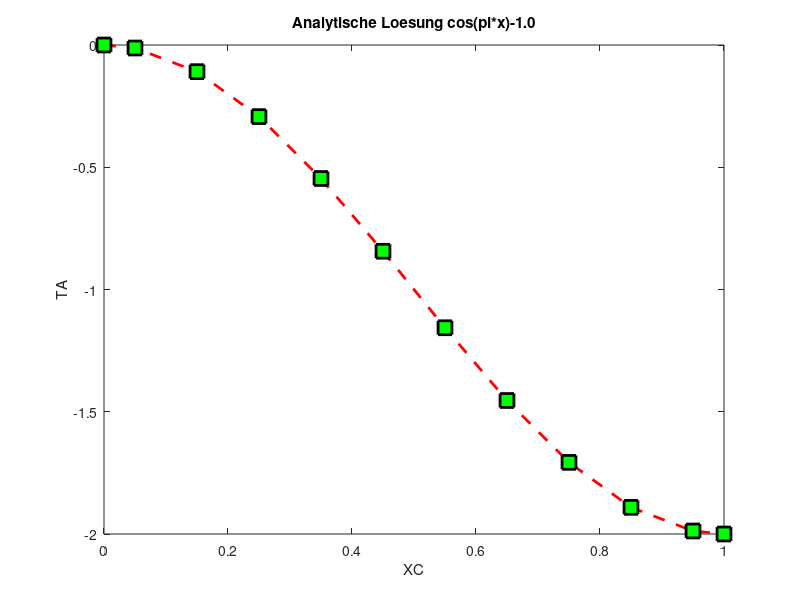
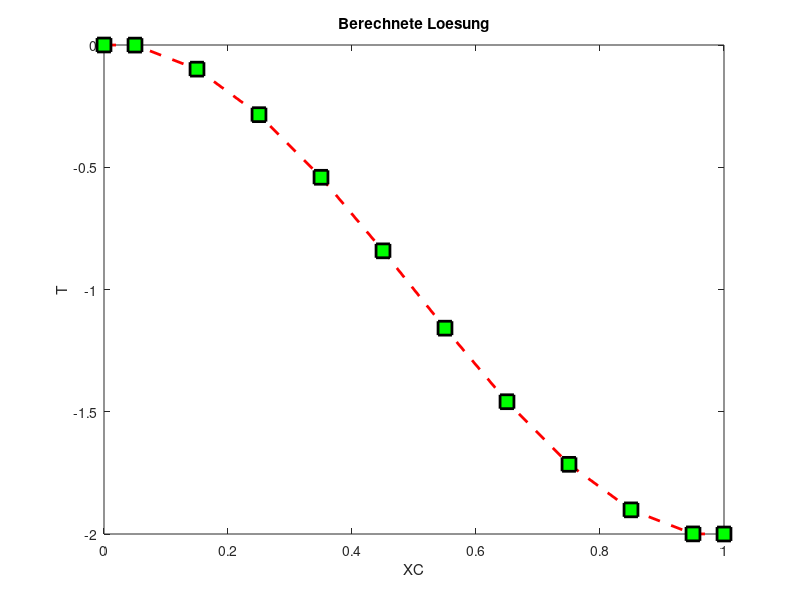
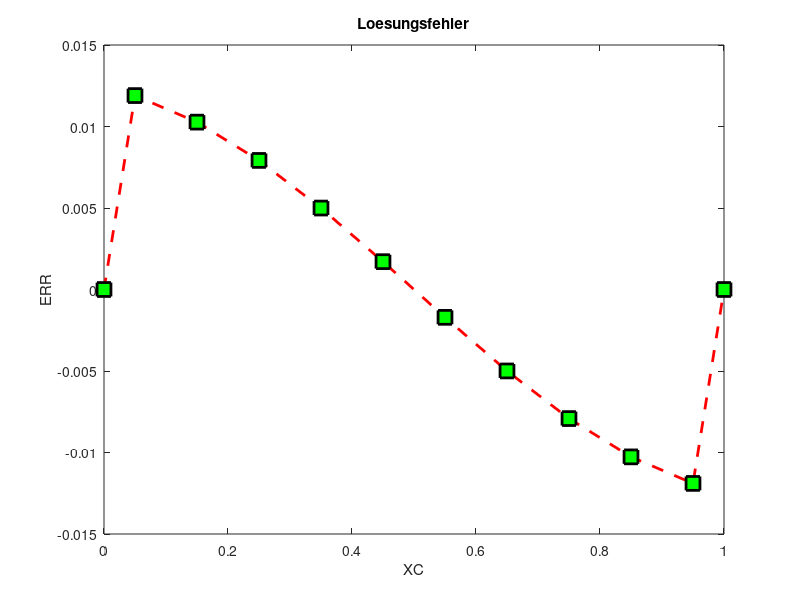
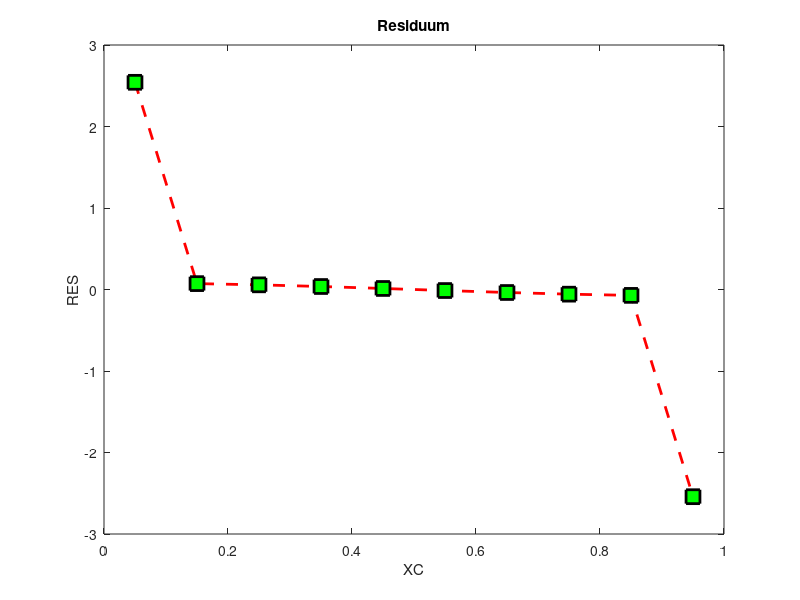

These figures' MATLAB source, in order:
clc
clear all
close all

SOL=@(x)cos(pi*x)-1.0;
DIF=1.0;
BV1=SOL(0);
BV2=SOL(1);
XMIN=0.0;
XMAX=1.0;
N=11;

X=zeros(1,N+1);     %Gittereckkoordinaten
XC=zeros(1,N+1);    %Gitterzentren
B=zeros(1,N+1);     %Rechte Seite
b=zeros(1,N-1);     %Rechte Seite
RES=zeros(1,N-1);   %Residuum
A=zeros(N-1,N-1);   %Systemmatrix
T=zeros(1,N+1);     %Lösungsvektor
TA=zeros(1,N+1);    %Analytische Lösung
TE=zeros(1,N+1);    %Lösungsfehler
AE=zeros(1,N+1);
AW=zeros(1,N+1);
AP=zeros(1,N+1);
TE=zeros(1,N-1);

% Gitter
% Gitterabstand
DX=(XMAX-XMIN)/(N-1);

% Gittereckkoordinaten
X(1)=XMIN;
for i=2:N
    X(i)=X(i-1)+DX;
end
X(N+1)=XMAX;

% Gitterzellzentren 
XC(1)=XMIN;
for i=2:N
    XC(i)=X(i-1)+DX/2;
end
XC(N+1)=XMAX;


%%%%%%%%%%%%%%%%%%%%%%%%%%%%%%%%%%%%%%%%%%%%%%%%%%%%%%%%%%%%%%%%%%%%%%%%%%%
%%% ANALYTISCHE LÖSUNG 
%%%%%%%%%%%%%%%%%%%%%%%%%%%%%%%%%%%%%%%%%%%%%%%%%%%%%%%%%%%%%%%%%%%%%%%%%%%

for i=1:N+1
    TA(i)=SOL(XC(i));
end
figure(1)
plot(XC,TA,'--rs','LineWidth',2,...
                'MarkerEdgeColor','k',...
                'MarkerFaceColor','g',...
                'MarkerSize',10)

xlabel('XC')
ylabel('TA')
title('Analytische Loesung cos(pi*x)-1.0')

%%%%%%%%%%%%%%%%%%%%%%%%%%%%%%%%%%%%%%%%%%%%%%%%%%%%%%%%%%%%%%%%%%%%%%%%%%%
%%% LÖSUNG DIFFUSIONSGLEICHUNG
%%%%%%%%%%%%%%%%%%%%%%%%%%%%%%%%%%%%%%%%%%%%%%%%%%%%%%%%%%%%%%%%%%%%%%%%%%%

%%% DISKRETISIERUNG IM INNEREN DES GEBIETES
for i=2:N-1
    DXPE=XC(i+1)-XC(i);
    %DXWP=XC(i)-XC(i-1);
    DXC=X(i+1)-X(i);
    AE(i)=DIF/(DXPE*DXC);
    AW(i+1)=DIF/(DXPE*DXC);
end
for i=2:N
    AP(i)=(-AE(i)-AW(i));
end
[AE', AP', AW']
%%% WEST BOUNDARY
D=DIF/((XC(2)-XC(1))*(X(2)-X(1)));
AP(2)=AP(2)-D;
B(2) =B(2) -D*BV1;

%%% EAST BOUNDARY
D=DIF/((XC(N+1)-XC(N))*(X(N)-X(N-1)));
AP(N)=AP(N)-D;
B(N) =B(N) -D*BV2;

%%% QUELLTERM
for i=2:N
    B(i)=B(i)-DIF*pi^2*cos(pi*XC(i));
end

%%% Systemmatrix belegen
% Hauptdiagonale
for i=2:N
    j=i-1;
    A(j,j)=AP(i);
    b(j,1)=B(i);
end
for i=3:N
    j=i-1;
    A(j,j-1)=AW(i);
end
for i=2:N-1
    j=i-1;
    A(j,j+1)=AE(i);
end

%%% LÖSUNG BESTIMMEN
t=A\b;

for i=2:N
   j=i-1;
   T(i)=t(j);
end
T(1)=BV1;
T(N+1)=BV2;

figure(2)
plot(XC,T,'--rs','LineWidth',2,...
                'MarkerEdgeColor','k',...
                'MarkerFaceColor','g',...
                'MarkerSize',10)

xlabel('XC')
ylabel('T')
title('Berechnete Loesung')


%%%%%%%%%%%%%%%%%%%%%%%%%%%%%%%%%%%%%%%%%%%%%%%%%%%%%%%%%%%%%%%%%%%%%%%%%%%
%%% LÖSUNGFEHLER BERECHNEN
%%%%%%%%%%%%%%%%%%%%%%%%%%%%%%%%%%%%%%%%%%%%%%%%%%%%%%%%%%%%%%%%%%%%%%%%%%%

SERR=0.0;
for i=1:N+1
    ERR(i)=T(i)-TA(i);
    SERR=SERR+ERR(i)^2;
end
SERR=sqrt(SERR/(N-1));

figure(3)
plot(XC,ERR,'--rs','LineWidth',2,...
                'MarkerEdgeColor','k',...
                'MarkerFaceColor','g',...
                'MarkerSize',10)

xlabel('XC')
ylabel('ERR')
title('Loesungsfehler')

fprintf('Summierter Fehler %16.10e \n', SERR);

%%%%%%%%%%%%%%%%%%%%%%%%%%%%%%%%%%%%%%%%%%%%%%%%%%%%%%%%%%%%%%%%%%%%%%%%%%%
%%% ORDNUNG  BESTIMMEN
%%%%%%%%%%%%%%%%%%%%%%%%%%%%%%%%%%%%%%%%%%%%%%%%%%%%%%%%%%%%%%%%%%%%%%%%%%%
ERR5=5.2635094386e-02;
ERR10=1.0155137137e-02;
ERR20=2.2682751396e-03;
ERR40=5.3782243837e-04; 
op=log((ERR5)/(ERR10))/log(2);
fprintf('Ordnung des Verfahrens %16.10e \n',op  );
op=log((ERR10)/(ERR20))/log(2);
fprintf('Ordnung des Verfahrens %16.10e \n',op  );
op=log((ERR20)/(ERR40))/log(2);
fprintf('Ordnung des Verfahrens %16.10e \n',op  );

%%%%%%%%%%%%%%%%%%%%%%%%%%%%%%%%%%%%%%%%%%%%%%%%%%%%%%%%%%%%%%%%%%%%%%%%%%%
%%% RESIDUUM BERECHNEN
%%%%%%%%%%%%%%%%%%%%%%%%%%%%%%%%%%%%%%%%%%%%%%%%%%%%%%%%%%%%%%%%%%%%%%%%%%%

for i=2:N
    j=i-1;
    t(j)=SOL(XC(i));
end

RES=A*t-b;
% RES(1)=0.0;
% RES(N+1)=0.0;

figure(4)
plot(XC(2:N),RES(:,1),'--rs','LineWidth',2,...
    'MarkerEdgeColor','k',...
    'MarkerFaceColor','g',...
    'MarkerSize',10)

xlabel('XC')
ylabel('RES')
title('Residuum')

%%%%%%%%%%%%%%%%%%%%%%%%%%%%%%%%%%%%%%%%%%%%%%%%%%%%%%%%%%%%%%%%%%%%%%%%%%%
%%% TRUNCATION ERROR BERECHNEN
%%%%%%%%%%%%%%%%%%%%%%%%%%%%%%%%%%%%%%%%%%%%%%%%%%%%%%%%%%%%%%%%%%%%%%%%%%%

for i=3:N-2-1
  DX = X(i+1)-X(i);
  TE_source = DX/24*(SOL(XC(i+1))-2*SOL(XC(i))+SOL(XC(i-1)));
  TE_e = (t(i+2) - 3*t(i+1) + 3*t(i) - t(i-1)) / (24*DX);
  TE_w = (t(i+1) - 3*t(i) + 3*t(i-1) - t(i-2)) / (24*DX);
  TE(i) = TE_source + TE_e - TE_w;
end

% TE Sonderfälle für Randvolumen
%i=2;
%DX = X(i+1)-X(i);
%TE(i) = (DX/24 * (SOL(XC(i+1)) - 2*SOL(XC(i)) + SOL(XC(i-1))))... % TE_source
      %+ ((t(i+2)-3*t(i+1)+3*t(i)-t(i-1))/(24*DX))... % TE_e
      %- ((t(i+1)-3*t(i)+4*t(i-1)-2*SOL(XMIN))/(24*DX)); % TE_w

%i = N-2;
%TE(i) = (DX/24 * (SOL(XC(i+1)) - 2*SOL(XC(i)) + SOL(XC(i-1))))... % TE_source
      %+ ((2*SOL(XMAX)-4*t(i+1)+3*t(i)-t(i-1))/(24*DX))... % TE_e
      %- ((t(i+1)-3*t(i)+3*t(i-1)-t(i-2))/(24*DX)); % TE_w

figure(5)
plot(TE,'--rs','LineWidth',2,...
    'MarkerEdgeColor','k',...
    'MarkerFaceColor','g',...
    'MarkerSize',10)
title('Truncation Error')
